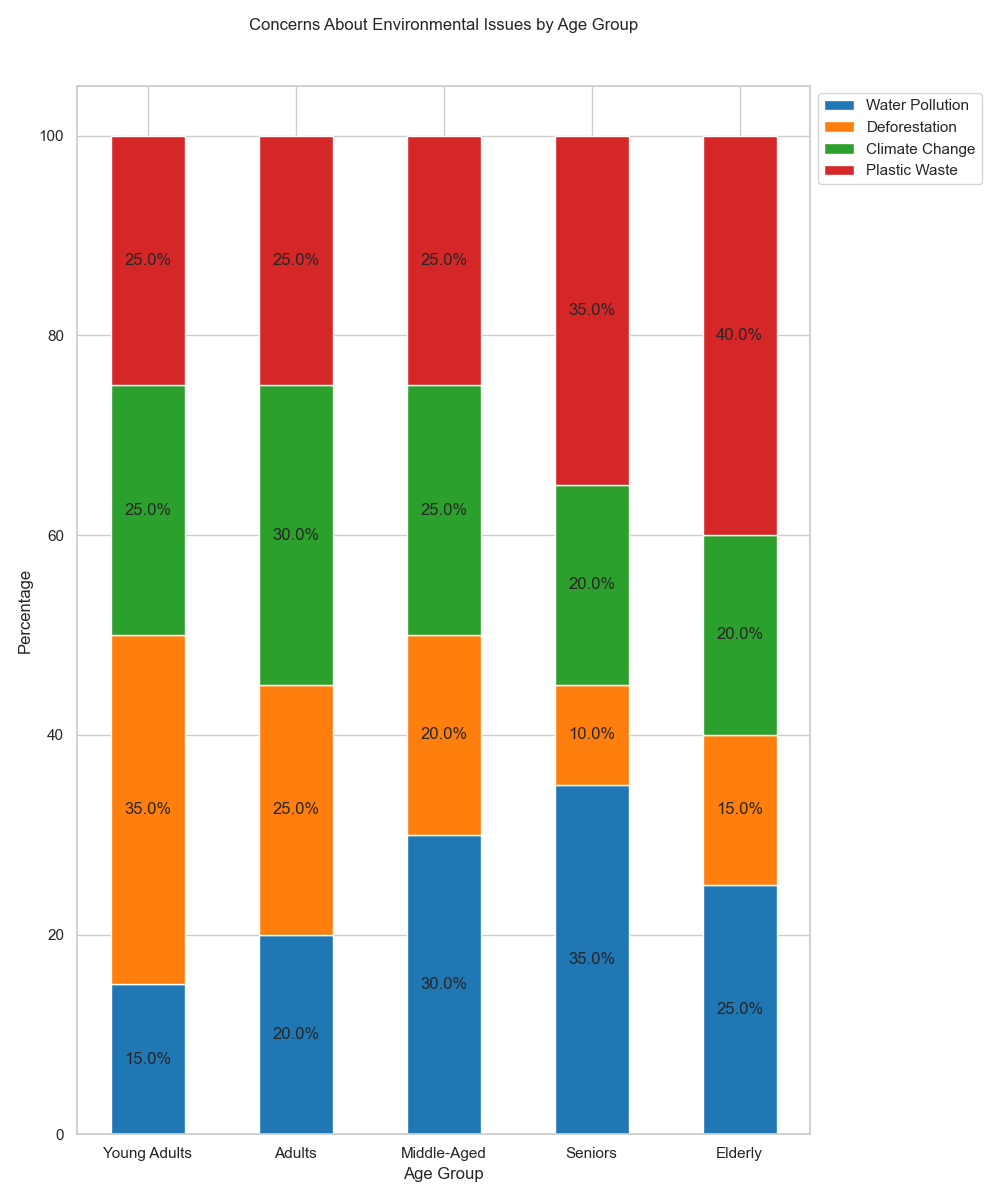

Generate this figure with Python:

import matplotlib.pyplot as plt
import pandas as pd
import seaborn as sns

# Data
data = [
    {'Age Group': 'Young Adults', 'Water Pollution': 15, 'Deforestation': 35, 'Climate Change': 25, 'Plastic Waste': 25},
    {'Age Group': 'Adults', 'Water Pollution': 20, 'Deforestation': 25, 'Climate Change': 30, 'Plastic Waste': 25},
    {'Age Group': 'Middle-Aged', 'Water Pollution': 30, 'Deforestation': 20, 'Climate Change': 25, 'Plastic Waste': 25},
    {'Age Group': 'Seniors', 'Water Pollution': 35, 'Deforestation': 10, 'Climate Change': 20, 'Plastic Waste': 35},
    {'Age Group': 'Elderly', 'Water Pollution': 25, 'Deforestation': 15, 'Climate Change': 20, 'Plastic Waste': 40}
]

df = pd.DataFrame(data)
df.set_index('Age Group', inplace=True)

# Calculate percentage
df_percentage = df.div(df.sum(axis=1), axis=0) * 100

# Plot
fig, ax = plt.subplots(figsize=(10, 12))  # Modified the size for a better vertical layout

bar_width = 0.5  # Reduced bar width for clarity
categories = df_percentage.index
colors = ['#1f77b4', '#ff7f0e', '#2ca02c', '#d62728']  # Updated color scheme

bottom = [0] * len(df_percentage)

for i, col in enumerate(df.columns):
    ax.bar(categories, df_percentage[col], bar_width, label=col, color=colors[i], bottom=bottom)
    bottom = bottom + df_percentage[col].values

# Labels and title
ax.set_ylabel('Percentage')
ax.set_xlabel('Age Group')
ax.set_title('Concerns About Environmental Issues by Age Group', pad=40)  # Adjusted title position for better layout
ax.legend(loc='upper left', bbox_to_anchor=(1, 1))  # Changed legend position to avoid overlap

# Adding percentage labels
for p in ax.patches:
    width, height = p.get_width(), p.get_height()
    x, y = p.get_xy()
    if height > 0:
        ax.text(x + width / 2,
                y + height / 2,
                f"{height:.1f}%",
                ha='center',
                va='center')

plt.tight_layout()
plt.show()
